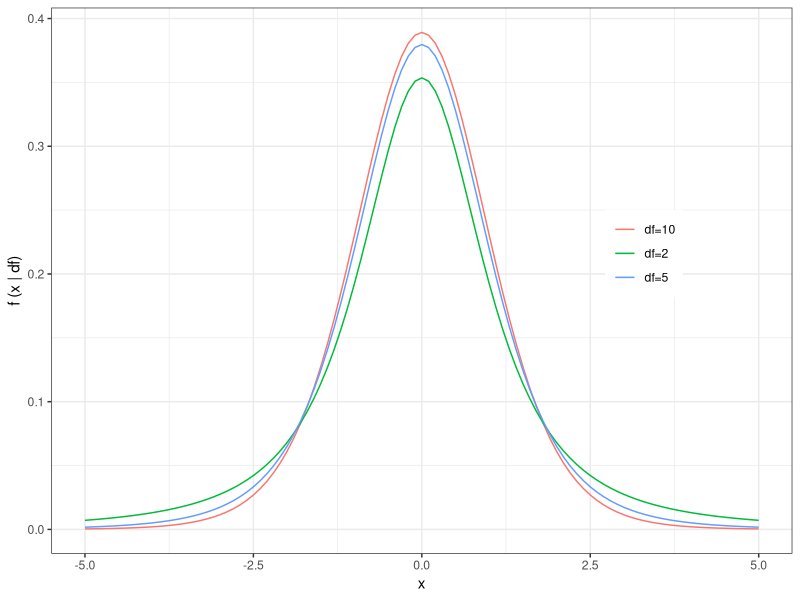
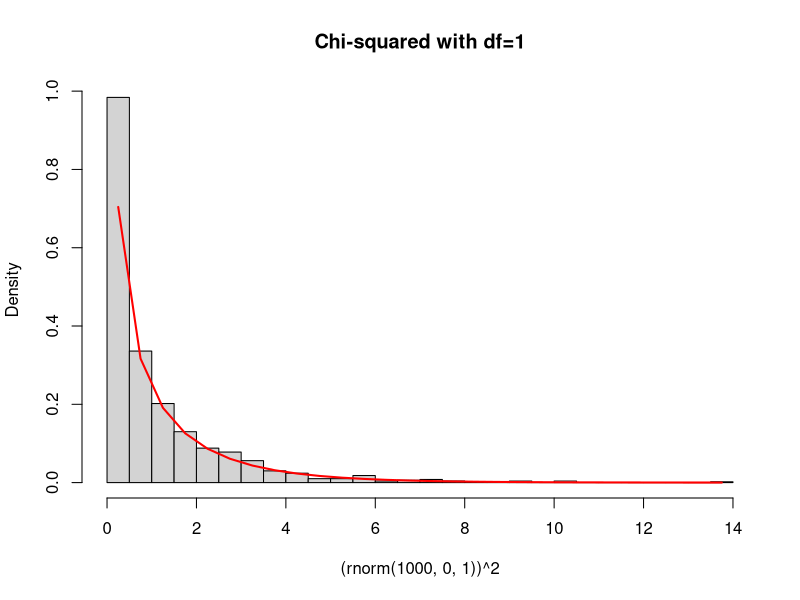
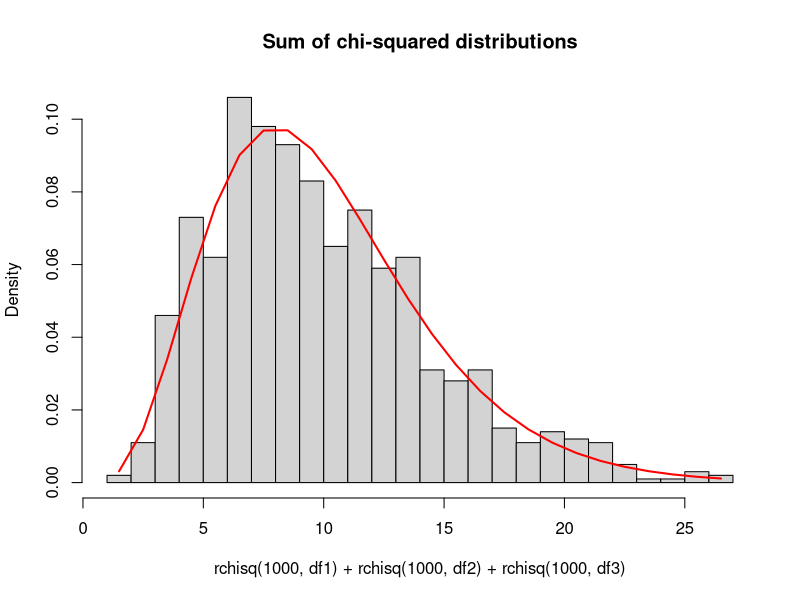
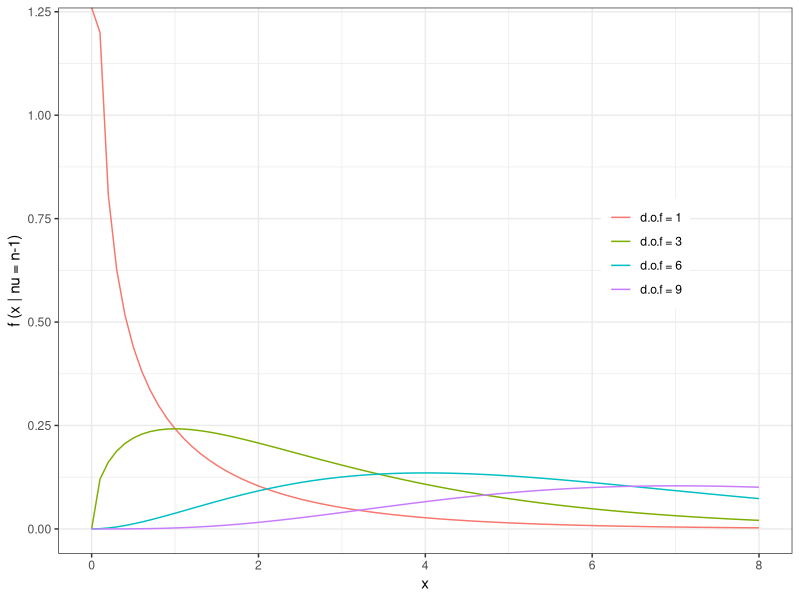
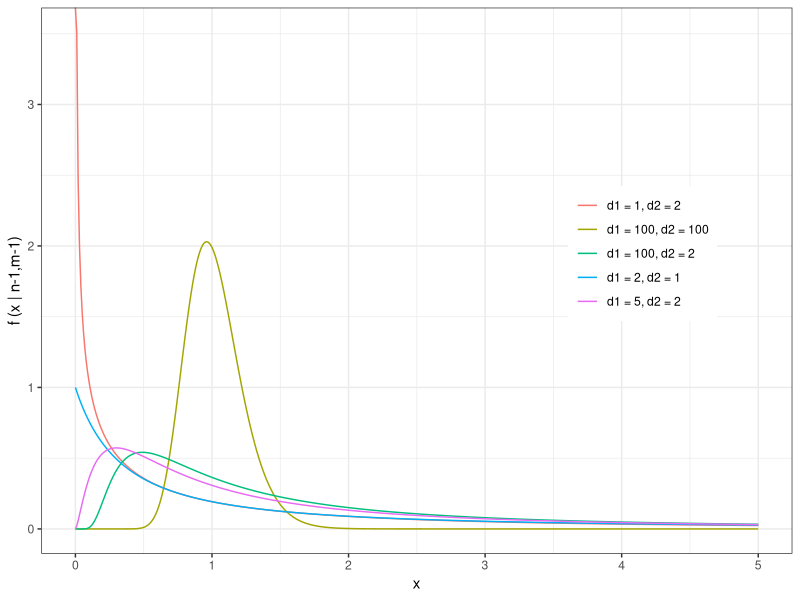

The R script that drew these images, in order: (Note: this script raises an error after producing the figures.)
## ---- chunk 1
library(ggplot2)

y1 <- dt(seq(-5,5,0.1), 2)
y2 <- dt(seq(-5,5,0.1), 5)
y3 <- dt(seq(-5,5,0.1), 10)

n.data <- data.frame(y = c(y1,y2,y3),
                     x = rep(seq(-5,5,0.1), times = 3),
                     type = rep(c("df=2",
                                  "df=5",
                                  "df=10"), each = length(y1)))

theme_set(theme_bw())
ggplot(n.data, aes(x=x, y=y)) + 
  geom_line(aes(color = type)) +
  labs(y = "f (x | df)", x = "x") +
  theme(legend.title = element_blank(),
        legend.position = c(0.8, 0.55))
## ---- chunk 2
chisqhist<-hist((rnorm(1000,0,1))^2,freq=F,breaks=30,main="Chi-squared with df=1")
lines(chisqhist$mids,dchisq(chisqhist$mids,1),col="red",lwd=2)
## ---- chunk 3
df1<-5 
df2<-2
df3<-3
chisqhist2<-hist(rchisq(1000,df1)+rchisq(1000,df2)+rchisq(1000,df3),freq=F,breaks=30,main="Sum of chi-squared distributions")
lines(chisqhist2$mids,dchisq(chisqhist2$mids,df1+df2+df3),col="red",lwd=2)
## ---- chunk 4
chi1 <- dchisq(seq(0,8,0.1), 1)
chi2 <- dchisq(seq(0,8,0.1), 3)
chi3 <- dchisq(seq(0,8,0.1), 6)
chi4 <- dchisq(seq(0,8,0.1), 9)

n_data <- data.frame(y = c(chi1, chi2, chi3, chi4),
                     x = rep(seq(0,8,0.1), times = 4),
                     type = rep(c("d.o.f = 1", "d.o.f = 3","d.o.f = 6","d.o.f = 9"), 
                                each = length(chi1)))

theme_set(theme_bw())
ggplot(n_data, aes(x=x, y=y)) + 
  geom_line(aes(color = type)) +
  labs(y = "f (x | nu = n-1)", x = "x") +
  theme(legend.title = element_blank(),
        legend.position = c(0.8, 0.55))
## ---- chunk 5
F1 <- df(seq(0,5,0.01), 1, 2)
F2 <- df(seq(0,5,0.01), 2, 1)
F3 <- df(seq(0,5,0.01), 5, 2)
F4 <- df(seq(0,5,0.01), 100, 2)
F5 <- df(seq(0,5,0.01), 100, 100)

n_data <- data.frame(y = c(F1, F2, F3, F4, F5),
                     x = rep(seq(0,5,0.01), times = 5),
                     type = rep(c("d1 = 1, d2 = 2", "d1 = 2, d2 = 1",
                                  "d1 = 5, d2 = 2", "d1 = 100, d2 = 2",
                                  "d1 = 100, d2 = 100"), 
                                each = length(F1)))

theme_set(theme_bw())
ggplot(n_data, aes(x=x, y=y)) + 
  geom_line(aes(color = type)) +
  labs(y = "f (x | n-1,m-1)", x = "x") +
  theme(legend.title = element_blank(),
        legend.position = c(0.8, 0.55))
## ---- chunk 6
knitr::include_graphics('StandardNormalTails.png')
